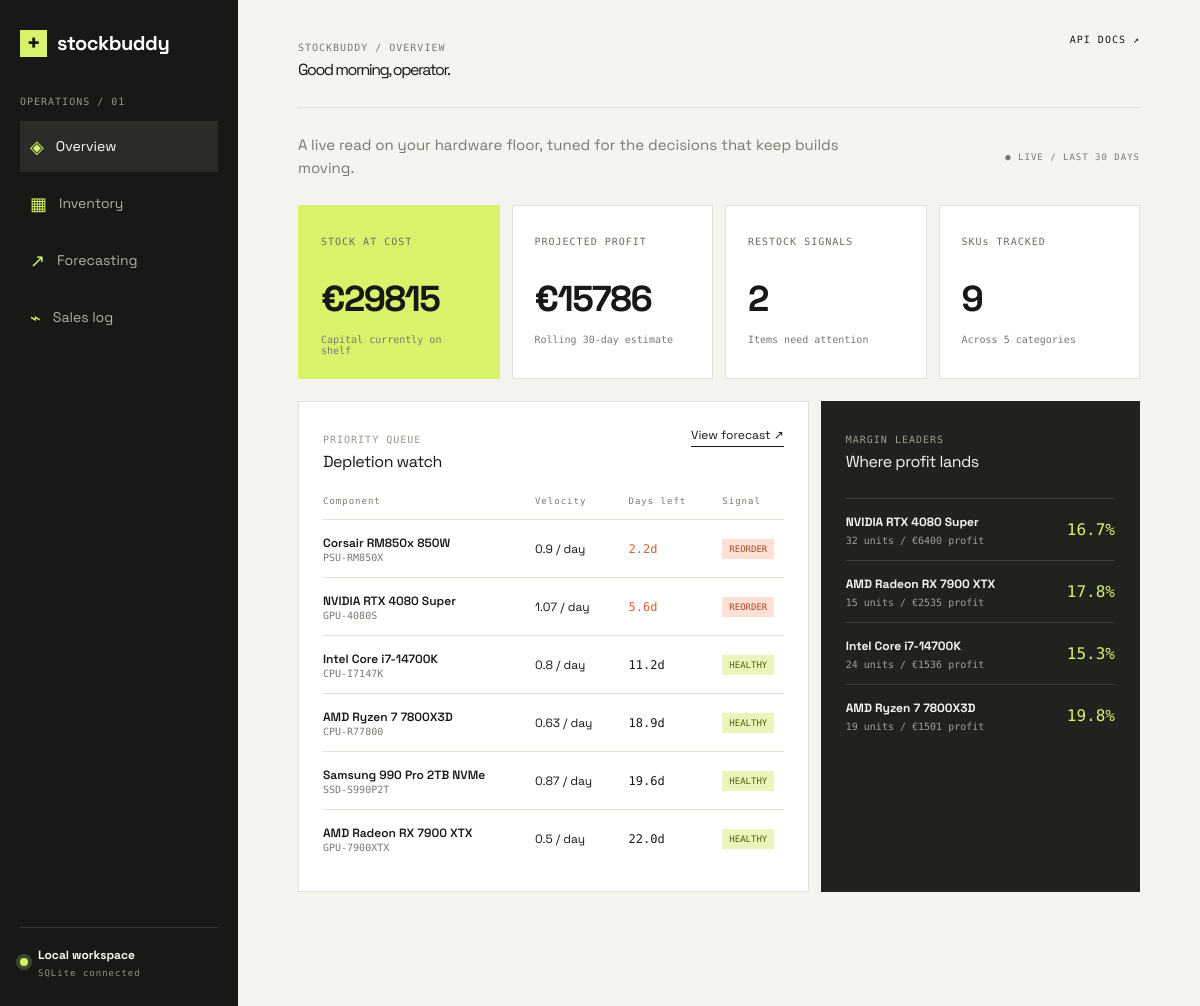
The page / on the database its author committed.
### models.py (models this page shows)
class Product(SQLModel, table=True):
    id: Optional[int] = Field(default=None, primary_key=True)
    name: str = Field(index=True)
    category: str = Field(index=True)
    sku: str = Field(index=True, unique=True)
    cost_price: float
    selling_price: float
    current_stock: int = Field(default=0)
    min_stock_alert: int = Field(default=5)
    lead_time_days: int = Field(default=7)

### main.py (the view)
@app.get("/", response_class=HTMLResponse)
def dashboard(request: Request, session: SessionDep):
    return templates.TemplateResponse(request=request, name="dashboard.html", context=page_context(request, session))

### templates/dashboard.html
{% extends 'base.html' %}{% block title %}Overview{% endblock %}{% block heading %}Good morning, operator.{% endblock %}
{% block content %}
<div class="intro-row"><p class="lede">A live read on your hardware floor, tuned for the decisions that keep builds moving.</p><span class="date-chip">● LIVE / LAST 30 DAYS</span></div>
<div class="stat-grid"><div class="stat-card lime"><span>STOCK AT COST</span><strong>€{{ '%.0f'|format(total_stock_value) }}</strong><small>Capital currently on shelf</small></div><div class="stat-card"><span>PROJECTED PROFIT</span><strong>€{{ '%.0f'|format(projected_profit) }}</strong><small>Rolling 30-day estimate</small></div><div class="stat-card"><span>RESTOCK SIGNALS</span><strong>{{ low_stock_count }}</strong><small>Items need attention</small></div><div class="stat-card"><span>SKUs TRACKED</span><strong>{{ products|length }}</strong><small>Across {{ products|map(attribute='category')|unique|list|length }} categories</small></div></div>
<div class="content-grid"><section class="panel"><div class="panel-head"><div><span class="eyebrow">PRIORITY QUEUE</span><h2>Depletion watch</h2></div><a href="/forecasting" class="text-link">View forecast ↗</a></div><div class="table-wrap"><table><thead><tr><th>Component</th><th>Velocity</th><th>Days left</th><th>Signal</th></tr></thead><tbody>{% for item in forecast[:6] %}<tr><td><strong>{{ item.product.name }}</strong><small>{{ item.product.sku }}</small></td><td>{{ item.daily_velocity }} / day</td><td class="days {% if item.days_until_out_of_stock < 7 %}urgent{% endif %}">{% if item.days_until_out_of_stock == 999 %}—{% else %}{{ item.days_until_out_of_stock }}d{% endif %}</td><td>{% if item.days_until_out_of_stock < 7 %}<span class="pill warn">REORDER</span>{% else %}<span class="pill good">HEALTHY</span>{% endif %}</td></tr>{% endfor %}</tbody></table></div></section><section class="panel accent-panel"><span class="eyebrow">MARGIN LEADERS</span><h2>Where profit lands</h2>{% for item in profits[:4] %}<div class="margin-row"><div><strong>{{ item.product.name }}</strong><small>{{ item.units }} units / €{{ '%.0f'|format(item.monthly_profit) }} profit</small></div><b>{{ item.margin }}%</b></div>{% endfor %}</section></div>
{% endblock %}

### templates/base.html (shortened to what this page needs)
<!doctype html>
<html lang="en">
<head>
  <script src="https://cdn.tailwindcss.com"></script>
  <link rel="stylesheet" href="{{ url_for('static', path='custom.css') }}">
</head>
<body>
  <div class="shell">
    <aside class="sidebar">
      <a href="/" class="brand"><span class="brand-mark">+</span><span>stockbuddy</span></a>
      <p class="eyebrow">OPERATIONS / 01</p>
      <nav>
        <a href="/" class="nav-link {% if request.url.path == '/' %}active{% endif %}"><span>◈</span> Overview</a>
        <a href="/inventory" class="nav-link {% if request.url.path == '/inventory' %}active{% endif %}"><span>▦</span> Inventory</a>
        <a href="/forecasting" class="nav-link {% if request.url.path == '/forecasting' %}active{% endif %}"><span>↗</span> Forecasting</a>
        <a href="/sales" class="nav-link {% if request.url.path == '/sales' %}active{% endif %}"><span>⌁</span> Sales log</a>
      </nav>
      <div class="sidebar-foot"><div class="status-dot"></div><div><strong>Local workspace</strong><small>SQLite connected</small></div></div>
    </aside>
    <main class="main-content">
      <header class="topbar"><div><span class="breadcrumb">STOCKBUDDY / {{ self.title()|upper }}</span><h1>{% block heading %}{% endblock %}</h1></div><a class="api-link" href="/docs" target="_blank">API DOCS ↗</a></header>
      {% block content %}{% endblock %}
    </main>
  </div>
</body>
</html>

### static/custom.css (style rules this page uses)
:root { --ink:#171916;--muted:#767b70;--line:#dfe2d8;--paper:#f4f5ef;--lime:#d8f36b;--orange:#ff8a5b;--white:#fff }
* { box-sizing:border-box }
body { margin:0;background:var(--paper);color:var(--ink);font-family:'Space Grotesk',sans-serif }
.shell { display:flex;min-height:100vh }
.sidebar { width:238px;background:var(--ink);color:#f5f6ed;padding:28px 20px;display:flex;flex-direction:column }
.brand { display:flex;align-items:center;gap:10px;color:#fff;text-decoration:none;font-size:20px;font-weight:700;letter-spacing:-.5px }
.brand-mark { width:27px;height:27px;background:var(--lime);color:var(--ink);display:grid;place-items:center;font-size:24px;line-height:1 }
.eyebrow,.breadcrumb,th,small,.date-chip,.api-link { font:500 10px 'DM Mono',monospace;letter-spacing:1px }
.eyebrow { color:#92998a;margin:38px 0 14px }
.sidebar nav { display:grid;gap:6px }
.nav-link { color:#aeb3a8;text-decoration:none;padding:12px 10px;display:flex;gap:12px;align-items:center;font-size:14px }
.nav-link span { color:var(--lime);font-size:18px }
.nav-link.active,.nav-link:hover { background:#2a2d27;color:#fff }
.sidebar-foot { margin-top:auto;border-top:1px solid #35382f;padding-top:18px;display:flex;gap:10px;align-items:center;font-size:12px }
.sidebar-foot small { display:block;color:#8e9488;margin-top:4px;font-size:9px }
.status-dot { width:8px;height:8px;border-radius:50%;background:var(--lime);box-shadow:0 0 0 4px #3d452b }
.main-content { flex:1;max-width:1440px;padding:34px 5vw 70px }
.topbar { display:flex;justify-content:space-between;align-items:flex-start;border-bottom:1px solid var(--line);padding-bottom:25px }
.breadcrumb { color:var(--muted) }
h1 { font-size:34px;letter-spacing:-1.5px;margin:12px 0 0 }
h2 { font-size:19px;margin:7px 0 0;letter-spacing:-.5px }
.api-link,.text-link { color:var(--ink);text-decoration:none }
.intro-row { display:flex;justify-content:space-between;align-items:center;padding:26px 0 }
.lede { color:var(--muted);font-size:15px;margin:0;max-width:560px }
.date-chip { color:var(--muted);font-size:9px }
.stat-grid { display:grid;grid-template-columns:repeat(4,1fr);gap:12px;margin-bottom:22px }
.stat-card { background:#fff;border:1px solid var(--line);padding:22px;min-height:138px }
.stat-card.lime { background:var(--lime);border-color:var(--lime) }
.stat-card span { font:500 10px 'DM Mono',monospace;color:#687060;letter-spacing:1px }
.stat-card strong { display:block;font-size:36px;margin:20px 0 8px;letter-spacing:-1.5px }
.stat-card small,.table-wrap small,.forecast-label small,.margin-row small,.recommendation small { display:block;color:var(--muted);font-size:10px;letter-spacing:0 }
.content-grid { display:grid;grid-template-columns:1.6fr 1fr;gap:12px;margin-bottom:22px }
.panel { background:#fff;border:1px solid var(--line);padding:24px;margin-bottom:22px }
.accent-panel { background:#20221e;color:#f5f6ed;border-color:#20221e }
.accent-panel .eyebrow { color:#9ba18f }
.accent-panel h2 { margin-bottom:24px }
.panel-head { display:flex;justify-content:space-between;align-items:start;margin-bottom:22px }
.text-link { font-size:12px;border-bottom:1px solid var(--ink);padding-bottom:2px }
table { width:100%;border-collapse:collapse;text-align:left }
th { color:var(--muted);font-size:9px;padding:0 12px 13px }
td { border-top:1px solid var(--line);padding:14px 12px;font-size:12px }
td:first-child,th:first-child { padding-left:0 }
td:last-child,th:last-child { padding-right:0 }
td strong { font-size:12px;font-weight:600 }
.days,.stock-number { font-family:'DM Mono',monospace }
.urgent,.profit { color:#dd5d37 }
.pill { font:500 9px 'DM Mono',monospace;padding:5px 7px;display:inline-block }
.pill.warn { background:#ffe0d5;color:#a84729 }
.pill.good { background:#eaf5bb;color:#55630e }
.margin-row,.recommendation { display:flex;justify-content:space-between;align-items:center;border-top:1px solid #3c4037;padding:14px 0 }
.margin-row strong,.recommendation strong { display:block;font-size:12px }
.margin-row small,.recommendation small { color:#9da396;margin-top:4px }
.margin-row b { color:var(--lime);font:500 16px 'DM Mono',monospace }

### rows shown on the page
Product: product.name "Corsair RM850x 850W", product.sku "PSU-RM850X"
Product: product.name "NVIDIA RTX 4080 Super", product.sku "GPU-4080S", product.name "NVIDIA RTX 4080 Super"
Product: product.name "Intel Core i7-14700K", product.sku "CPU-I7147K", product.name "Intel Core i7-14700K"
Product: product.name "AMD Ryzen 7 7800X3D", product.sku "CPU-R77800", product.name "AMD Ryzen 7 7800X3D"
Product: product.name "Samsung 990 Pro 2TB NVMe", product.sku "SSD-S990P2T"
Product: product.name "AMD Radeon RX 7900 XTX", product.sku "GPU-7900XTX", product.name "AMD Radeon RX 7900 XTX"

### other values the page prints
{{ self.title()|upper }} "OVERVIEW"
{{ '%.0f'|format(total_stock_value) }} "29815"
{{ '%.0f'|format(projected_profit) }} "15786"
{{ low_stock_count }} "2"
{{ products|length }} "9"
{{ products|map(attribute='category')|unique|list|length }} "5"
{{ item.daily_velocity }} "0.9" "1.07" "0.8" "0.63" "0.87" "0.5"
{{ item.days_until_out_of_stock }} "2.2" "5.6" "11.2" "18.9" "19.6" "22.0"
{{ item.units }} "32" "15" "24" "19"
{{ '%.0f'|format(item.monthly_profit) }} "6400" "2535" "1536" "1501"
{{ item.margin }} "16.7" "17.8" "15.3" "19.8"
